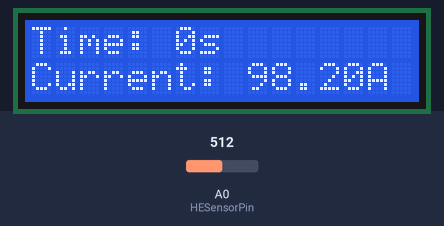
Recording of a sketch running on a simulated Arduino Uno, built with avr-gcc and run on an emulated ATmega328P. On the bench: 16×2 character LCD. The inputs (shaded band) are chosen by the test bench; at power-on: A0 (HESensorPin) = 512. What the sketch prints to the serial monitor is not drawn.

Above: at 1.2 s.
1.3 s: A0 (HESensorPin) set to 716
At 2.2 s:
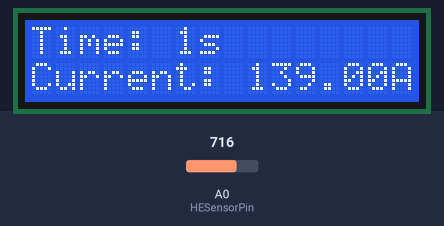
4.0 s: A0 (HESensorPin) set to 105
At 5.6 s:
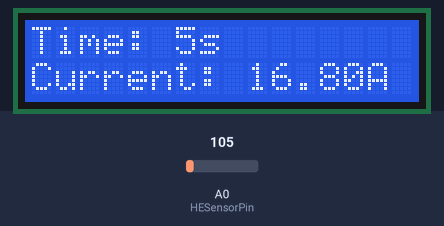
7.0 s: A0 (HESensorPin) set to 88
At 8.5 s:
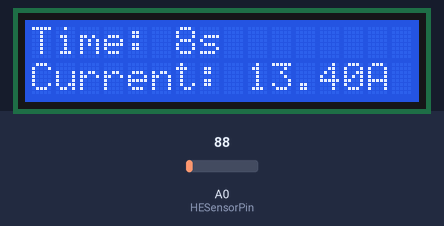
9.7 s: A0 (HESensorPin) set to 122
At 10.8 s:
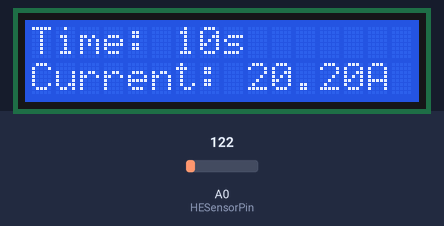
Timing chart, 0 to 12.7 s (numbered marks = the images above; inputs shaded):
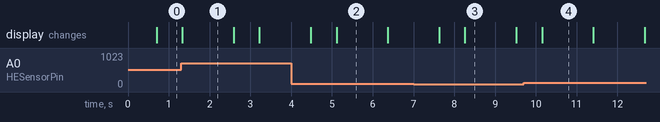

Measured:
- what the display in image 1 shows lasts 1.3 s, from 1.3 s to 2.6 s

The sketch:

sketch_dec17a.ino
```cpp
#include <Wire.h>
#include <LiquidCrystal_I2C.h>

// Common I2C address: 0x27 or 0x3F
LiquidCrystal_I2C lcd(0x27, 16, 2);
int HESensorPin = A0;

int ZERO_READING = 21;
float INTERVAL_PER_AMP = 25/5;

unsigned long start_time;
unsigned long last_update_time = 0;
const unsigned long LCD_UPDATE_INTERVAL = 500; // Update LCD every 500ms
const unsigned long READING_INTERVAL = 200;

void setup() {
  Serial.begin(9600);

  lcd.init();          // Initialize LCD
  lcd.backlight();     // Turn on backlight
  lcd.setCursor(0,0);
  lcd.print('Hi');

  start_time = millis();
}

int now = 0;

void loop() {
  int value = analogRead(HESensorPin);
  float current = (value - ZERO_READING) / INTERVAL_PER_AMP;

  unsigned long time_passed = (millis() - start_time) / 1000;

  if (millis() - last_update_time >= LCD_UPDATE_INTERVAL) {
    last_update_time = millis();

    // Clear LCD and display new values
    lcd.clear();
    lcd.setCursor(0, 0);
    lcd.print("Time: ");
    lcd.print(time_passed);
    lcd.print("s");

    lcd.setCursor(0, 1);
    lcd.print("Current: ");
    lcd.print(current);
    lcd.print("A");
  }

  Serial.print("Time: ");
  Serial.print(millis() - start_time);
  Serial.print("ms\tReading: ");
  Serial.print(value);
  Serial.print("\tCurrent: ");
  Serial.println(current);
  delay(READING_INTERVAL);
}
```
